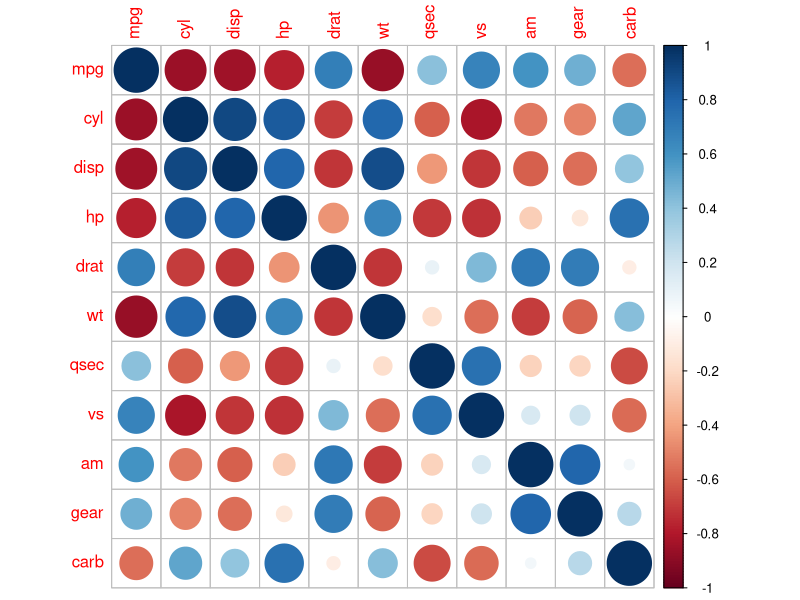
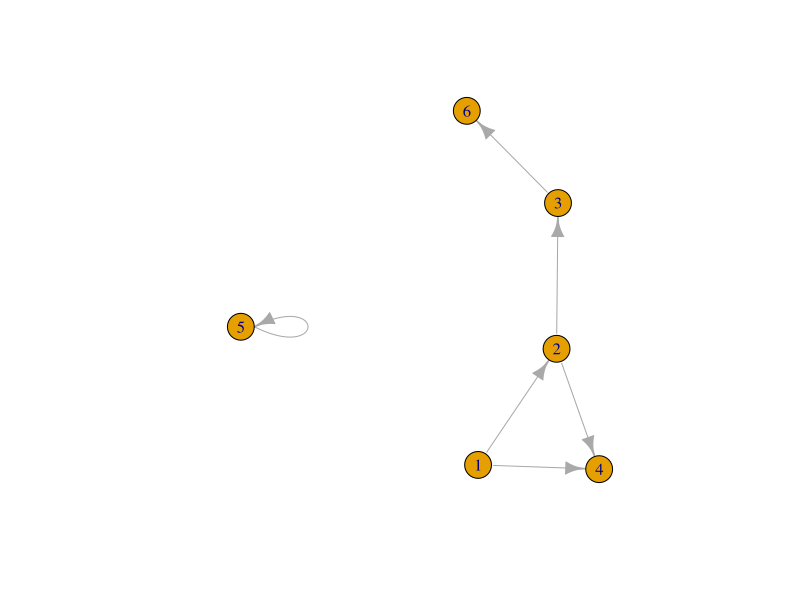
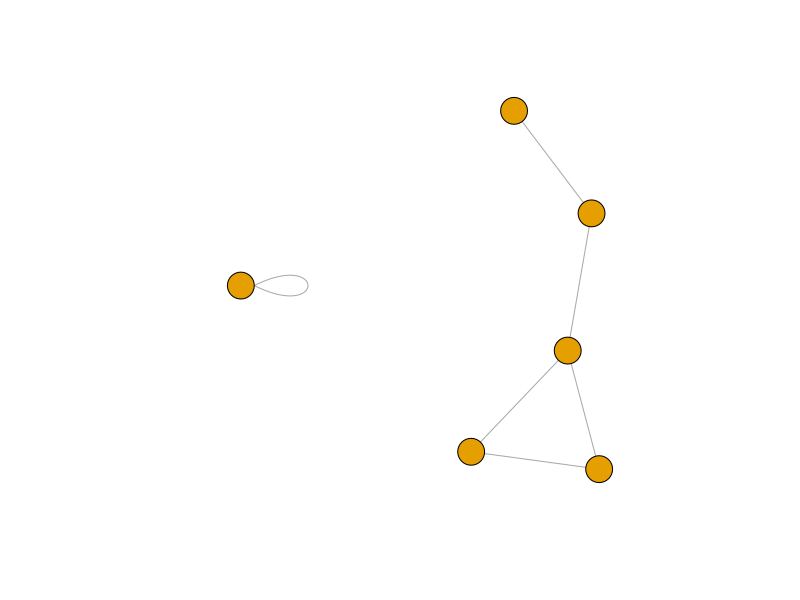

These figures' R source, in order:
## ---- chunk 1
#for the dataset
data('mtcars')
mcor <-cor(mtcars)
# Print mcor and round to 2 digits
round(mcor,digits=2)
## ---- chunk 2
library(xtable)
print(xtable(mcor), type='html', comment=F)
## ---- chunk 3
library(corrplot)
corrplot(mcor)
## ---- chunk 4
library(igraph)
# Specify edges for a directed graph
gd <-graph(c(1,2, 2,3, 2,4, 1,4, 5,5, 3,6))
plot(gd)
# For an undirected graph
gu <-graph(c(1,2, 2,3, 2,4, 1,4, 5,5, 3,6),directed=FALSE)
# No labels
plot(gu,vertex.label=NA)
